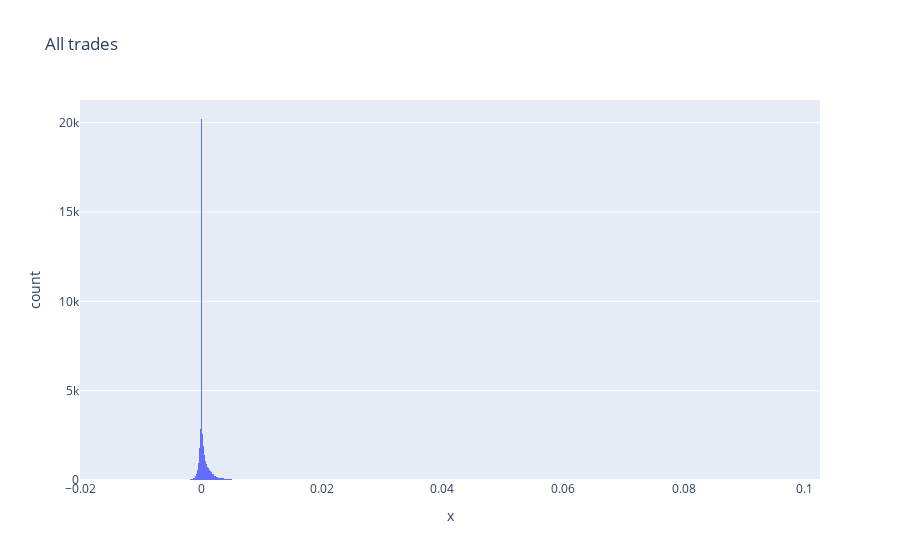

Here is the notebook cell this chart was saved with:
### Code cell
a = 0.0 # threshold

# smooth prices - Savitzky–Golay filter
savgol_mid_px = pd.Series(scipy.signal.savgol_filter(mid_px_train, 31, 1)) 

# scale smoothed time series (squash between 0 and 1 with min max scaler)
values = savgol_mid_px.values.reshape(savgol_mid_px.shape[0],1)
scaler = MinMaxScaler(feature_range=(0, 1))
scaler = scaler.fit(values)
normalized_savgol = scaler.transform(values).reshape(values.shape[0])

# first level difference - smoothed time series direction
d = np.diff(normalized_savgol)

# label based on the direction
labels = pd.Series(np.where(d>a, 1, np.where(d<a, -1, 0)),  name='labels')
label_insights(labels.dropna())

# recap dataframe
df_strategy = get_strategy_pnl(mid_px_train, labels)

#only keep one raw per trade (gross return NAs)
df_trades = df_strategy[['trade_grouper', 'labels', 'trade_len', 'gross_returns']].dropna(subset=['gross_returns'])

# plot trades 1 histogram
histo_trades = px.histogram(x=df_trades['gross_returns'], title='All trades')
histo_trades.show()

### Figure 1 — Plotly figure (JSON) as saved in the notebook; plotly's stock layout.template omitted (floating-point values rounded to 4 significant figures; data arrays with more than 128 entries replaced by an {"elided": "..."} marker saying what was removed)
{"data": [{"alignmentgroup": "True", "bingroup": "x", "hovertemplate": "x=%{x}<br>count=%{y}<extra></extra>", "legendgroup": "", "marker": {"color": "#636efa"}, "name": "", "offsetgroup": "", "orientation": "v", "showlegend": false, "type": "histogram", "x": {"elided": "100617 float values"}, "xaxis": "x", "yaxis": "y"}], "layout": {"barmode": "relative", "legend": {"tracegroupgap": 0}, "title": {"text": "All trades"}, "xaxis": {"anchor": "y", "domain": [0, 1], "title": {"text": "x"}}, "yaxis": {"anchor": "x", "domain": [0, 1], "title": {"text": "count"}}}}
